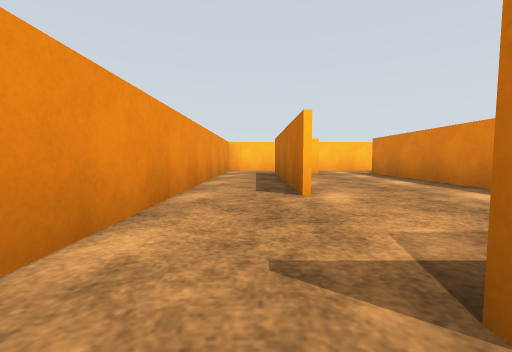
view 1 (above)

19 first-person views from a walk through a robot-simulator world made for Gazebo. The camera is 0.22 m above the floor, tilts 4° down and sees 90° across. The floor is counted in squares, 0.5 m on a side. Each view is taken from the middle of a square. On the plan, view 1 faces up. The plan holds only what a view shows up to about 9 squares ahead; the rest is blank. The place goes on beyond the plan. Surface patterns are stand-ins for the level's own textures.

view 2
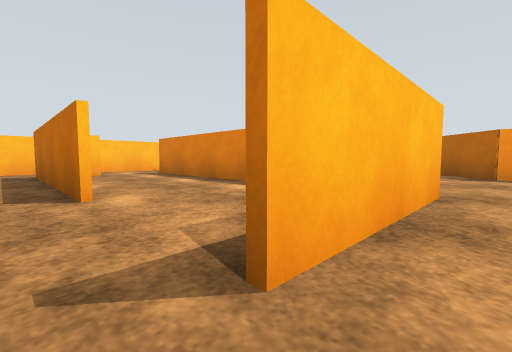

view 3
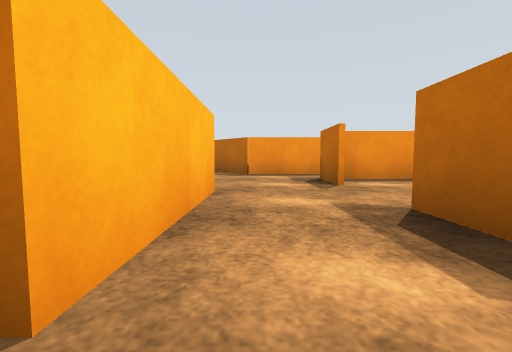

view 4
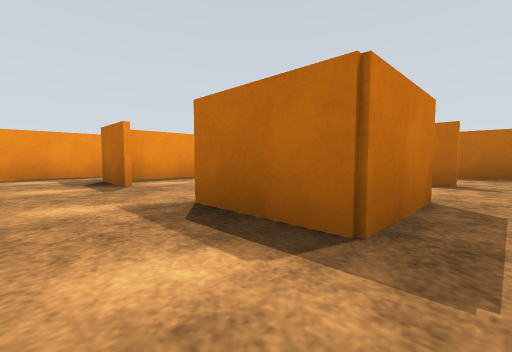

view 5
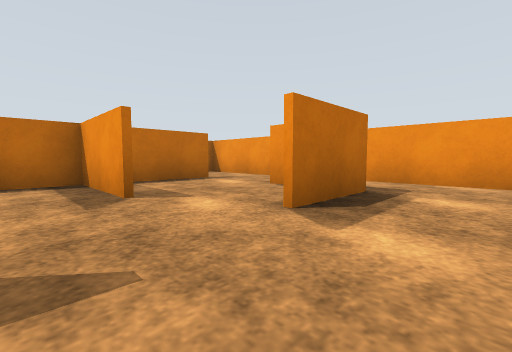

view 6
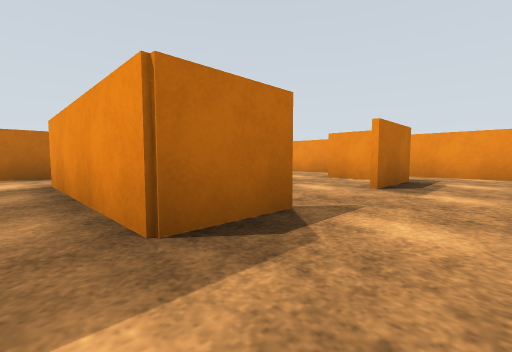

view 7
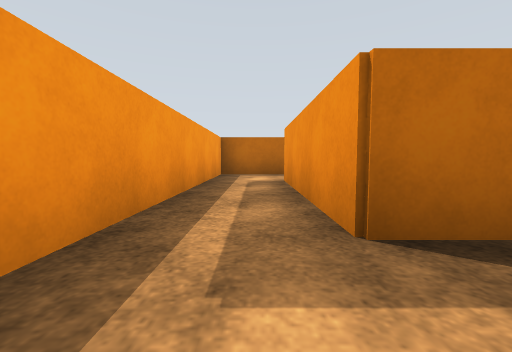

view 8
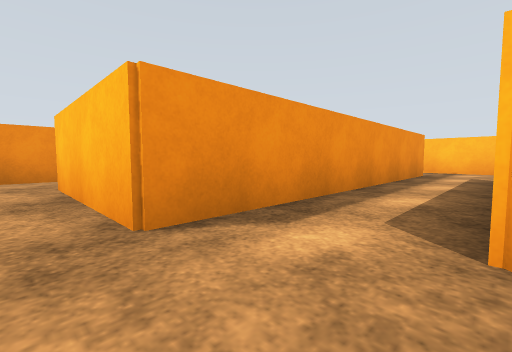

view 9
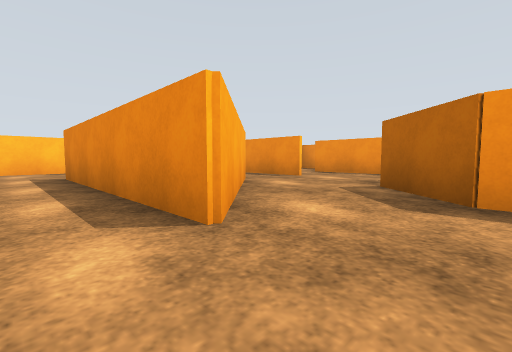

view 10
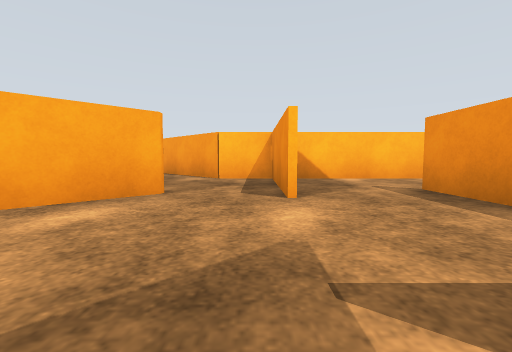

view 11
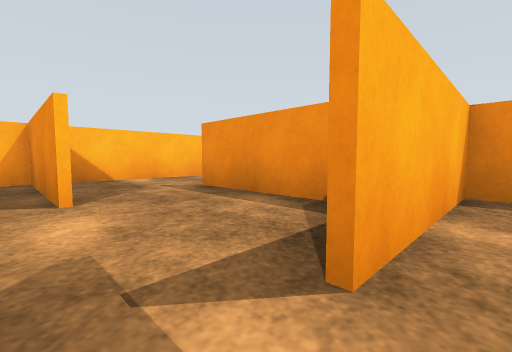

view 12
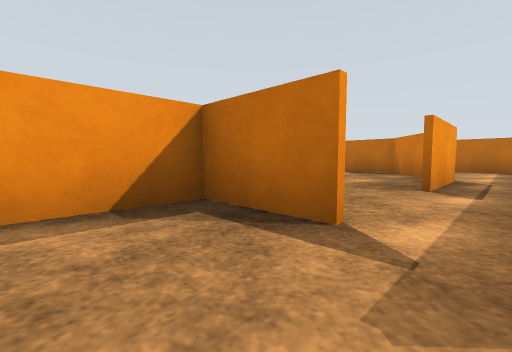

view 13
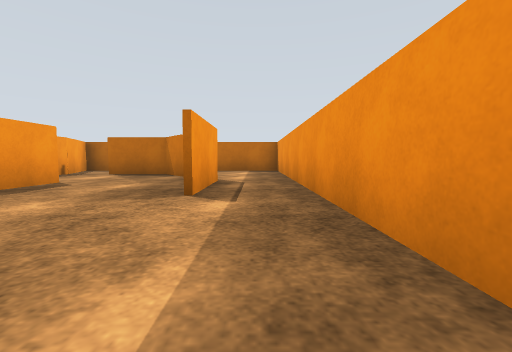

view 14
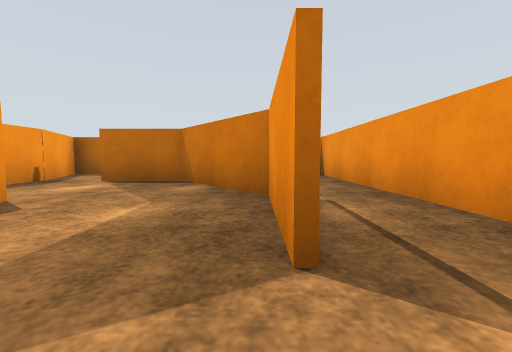

view 15
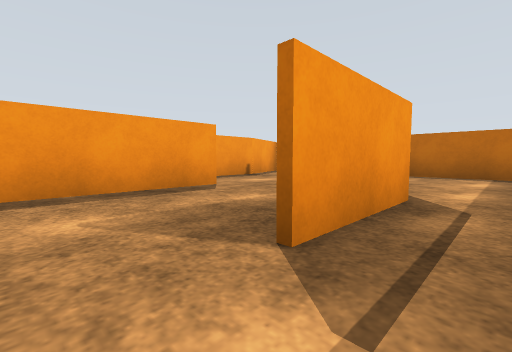

view 16
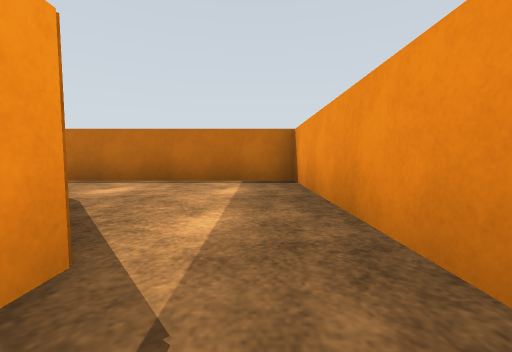

view 17
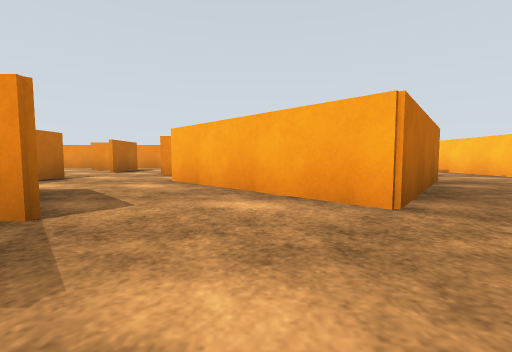

view 18
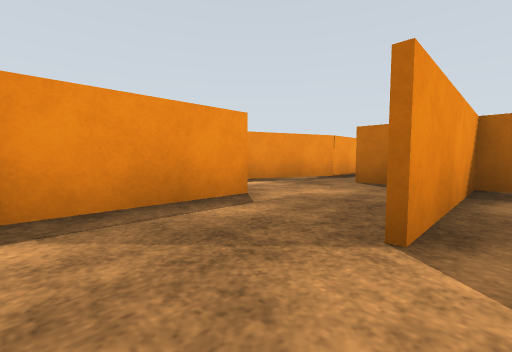

view 19
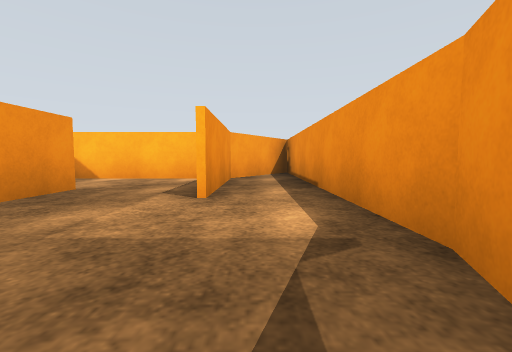

### Floor plan
Key: @ floor where view 1 was taken; # wall or solid block; x gap in a wall; . floor; O other object.
Columns run from 1 left of view 1 to 15 right of it. Each row starts with its distance up from view 1.
  9 #######
  8 #...... ##
  7 #.#xO....########
  6 #.#.#.##..#...#.#
  5 #.#.#.###.#...#.#
  4 #.#.#.###x#.#.#.#
  3 #.#.#.###...#...#
  2 #...#.##....#...#
  1 #.###....#.####.#
  0 #@......##....###
 -1 #.##..#.##....##
 -2 #.#...#.##.#..#
 -3 #.#...#.##.#...
 -4 #...#.#.##.##..#
 -5 #.#####.##..##x##
 -6 #..   ..##......#
 -7 ###   ###########

Positions as (right, up) in squares from view 1, and headings:
1: (0, 0), facing up
2: (0, 0), facing up-right
3: (0, 0), facing right
4: (0, 0), facing down-right
5: (4, 0), facing down-left
6: (6, 0), facing down-left
7: (6, 0), facing down
8: (5, 0), facing up-left
9: (4, 0), facing up-right
10: (9, 1), facing up
11: (9, 1), facing up-right
12: (9, 3), facing down-right
13: (9, 2), facing down
14: (10, 0), facing down
15: (9, 0), facing down-right
16: (9, -2), facing down
17: (10, 3), facing left
18: (11, 6), facing down-right
19: (14, 1), facing up
